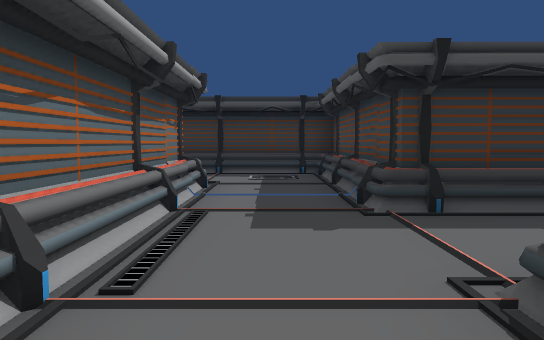
View 1 (above)

24 first-person views from a walk through a Unity game level. The camera is 1.5 m above the floor, tilts 4° down and sees 70° across. The floor is counted in squares, 2 m on a side. Each view is taken from the middle of a square. On the plan, view 1 faces up. The plan holds only what a view shows up to about 12 squares ahead; the rest is blank. The place goes on beyond the plan. The player is left out.

View 2
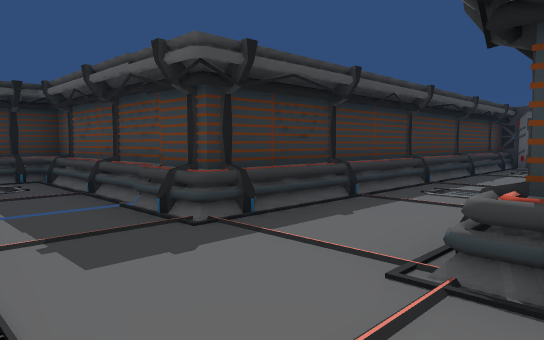

View 3
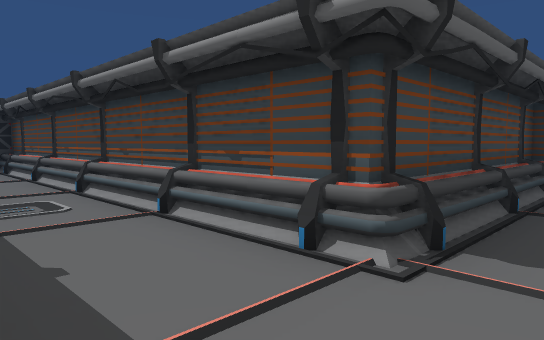

View 4
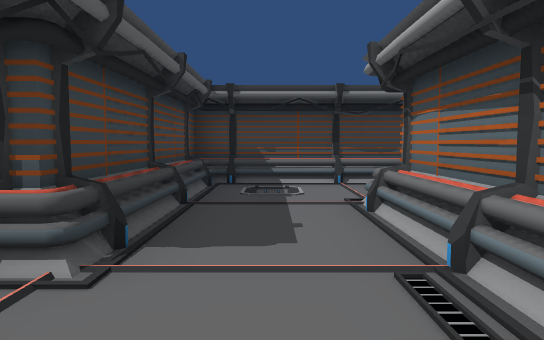

View 5
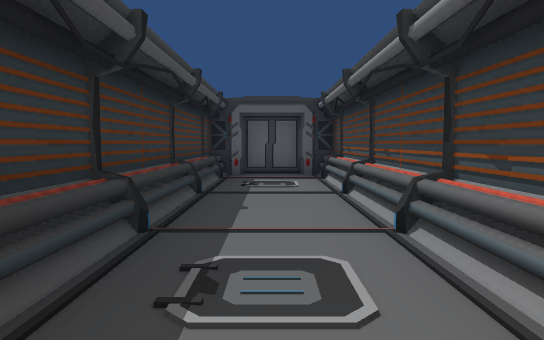

View 6
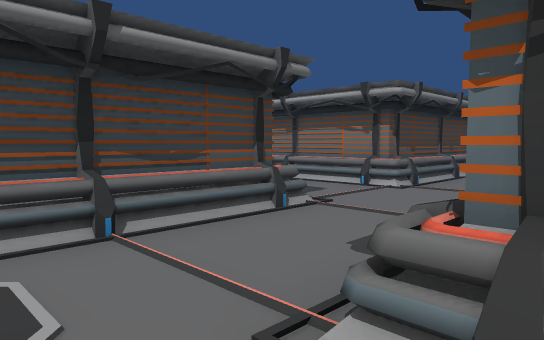

View 7
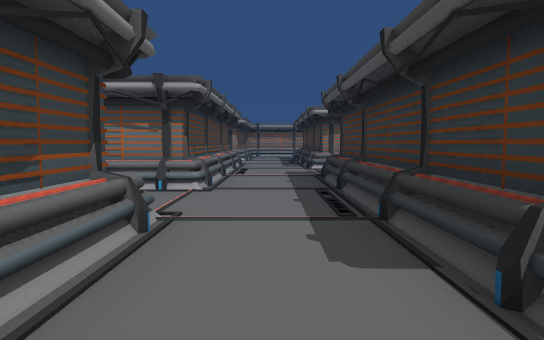

View 8
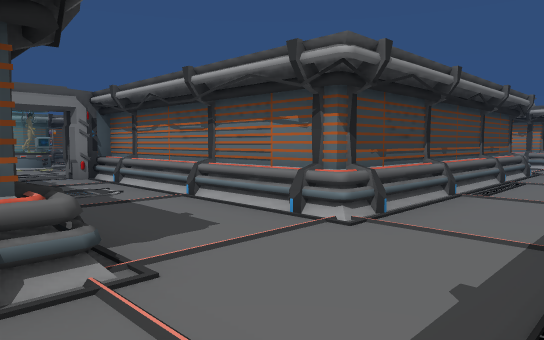

View 9
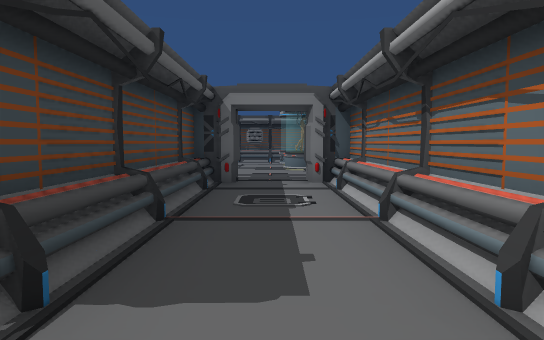

View 10
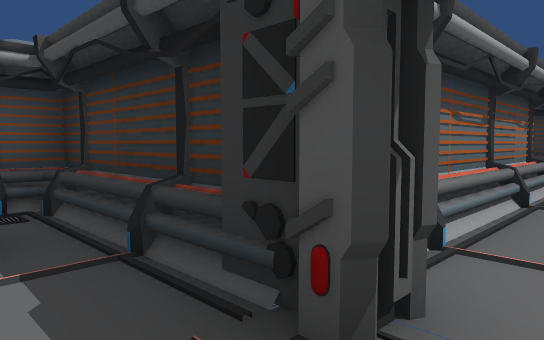

View 11
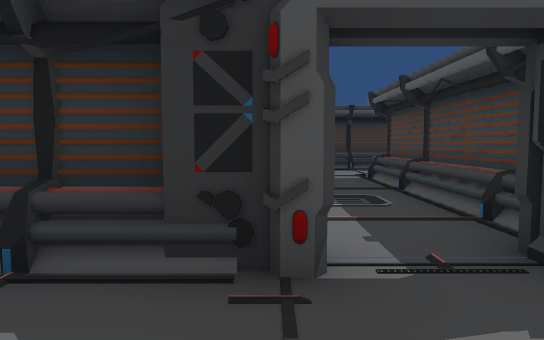

View 12
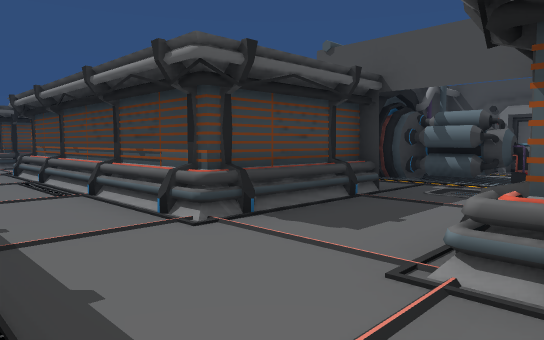

View 13
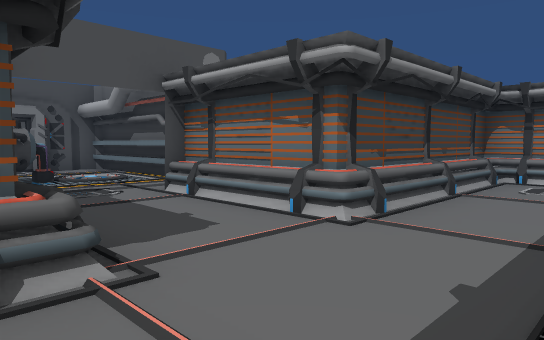

View 14
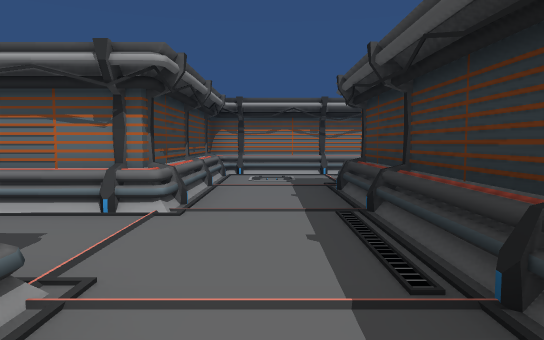

View 15
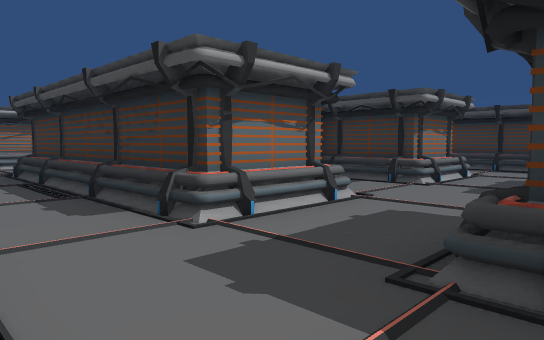

View 16
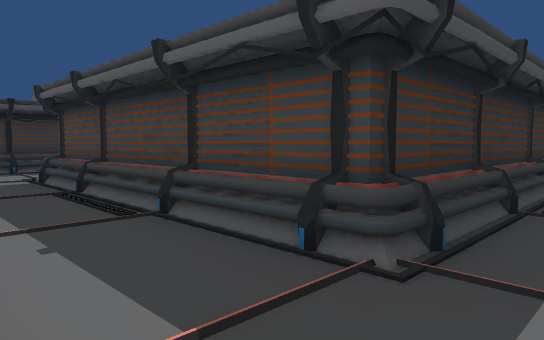

View 17
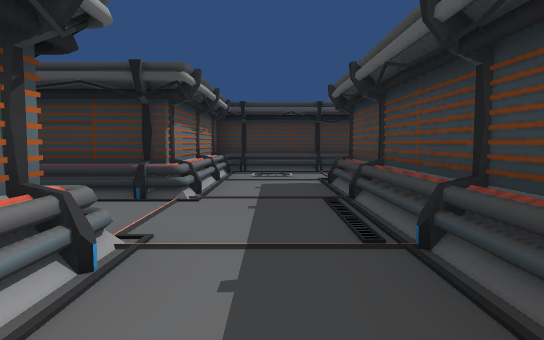

View 18
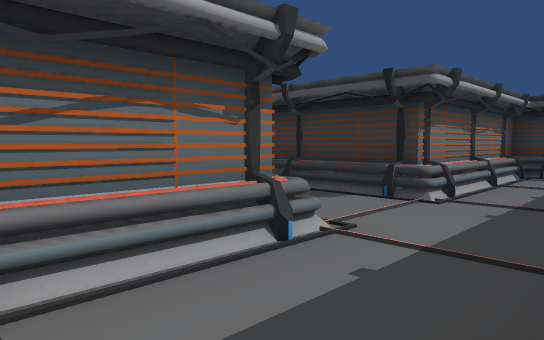

View 19
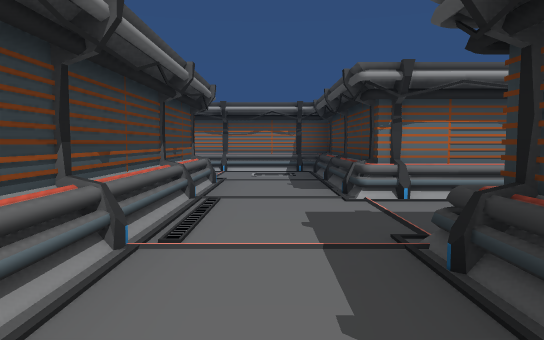

View 20
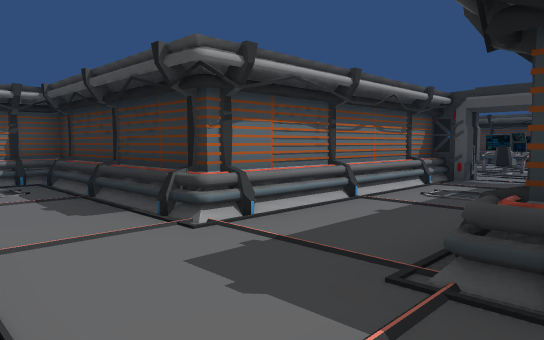

View 21
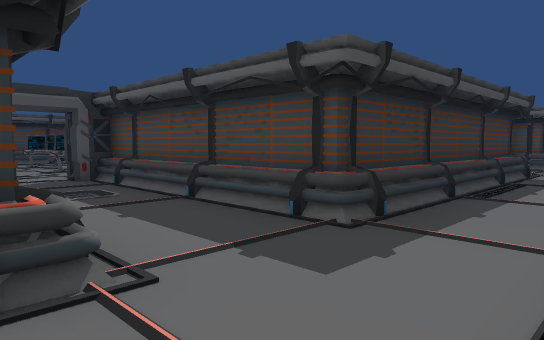

View 22
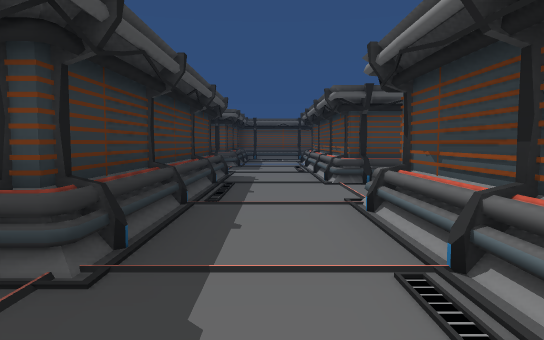

View 23
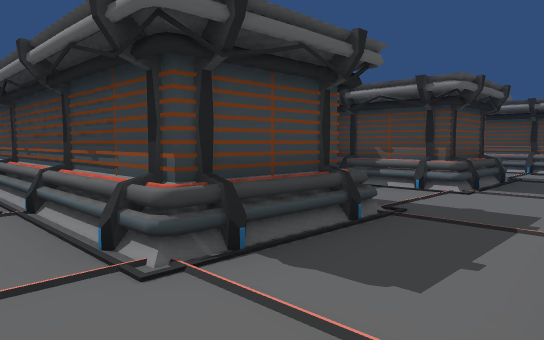

View 24
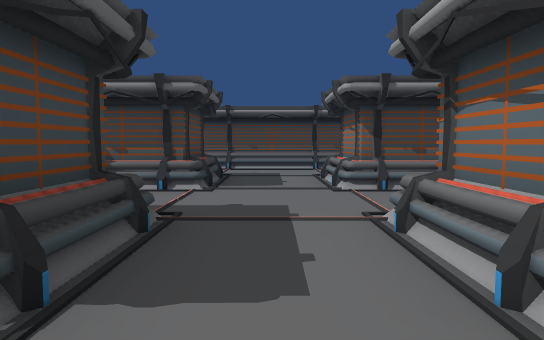

### Floor plan
Key: @ floor where view 1 was taken; # wall or solid block; . floor; / step, stairs or slope; v drop or lower ground; T tank; A table; O other object.
Columns run from 23 left of view 1 to 12 right of it. Each row starts with its distance up from view 1.
 18        AAAA
 17        O..
 16        O.
 15        O.O#
 14       #../#
 13       #../#
 12       #../#
 11       #../#
 10   ### #../##v# #O   #####
  9  ##/###..///#.#..../ ///##
  8  #/.................  ../#
  7  #/./////////./////// /.##
  6  #/./########.########/.##
  5 ##/./#   ####.##     #/.###########O
  4 ///./#    .....      #/.///////////O
  3 ..../#     .....     #/.............
  2  //./#    .......    #/.///////////O
  1  #/./#    ###.####   #/./###########
  0  #/./########.########/@/#
 -1  #/./////////./////////./#
 -2  #/...................../#
 -3  ##/////....#.#///..###/##
 -4   #####/..##v#v##/..#####
 -5       #/..#     #/..#
 -6       #/..#     #/..#
 -7        ...      #/..#
 -8       .....     #/.##
 -9      ##.###  vvOO/.OOO
-10       #.##   ####O..
-11       #...       ...
-12       #OOO       ...
-13       # O#       T..
-14                  T..

Where each view was taken, in squares from view 1:
view 1: 0 up, 0 right, facing up
view 2: 1 up, 1 left, facing up-right
view 3: 4 up, 0 right, facing down-right
view 4: 4 up, 0 right, facing down
view 5: 3 up, 3 right, facing right
view 6: 0 up, 0 right, facing down-left
view 7: 2 down, 0 right, facing left
view 8: 1 down, 3 left, facing down-left
view 9: 2 down, 5 left, facing down
view 10: 11 down, 5 left, facing up-left
view 11: 12 down, 6 left, facing up
view 12: 1 down, 17 left, facing down-right
view 13: 1 down, 13 left, facing down-left
view 14: 2 down, 12 left, facing left
view 15: 3 down, 8 left, facing up-left
view 16: 2 down, 21 left, facing up-right
view 17: 1 down, 20 left, facing up
view 18: 1 down, 19 left, facing up-left
view 19: 8 up, 11 left, facing left
view 20: 7 up, 13 left, facing up-left
view 21: 7 up, 17 left, facing up-right
view 22: 8 up, 16 left, facing right
view 23: 8 up, 11 left, facing down-right
view 24: 8 up, 10 left, facing down
